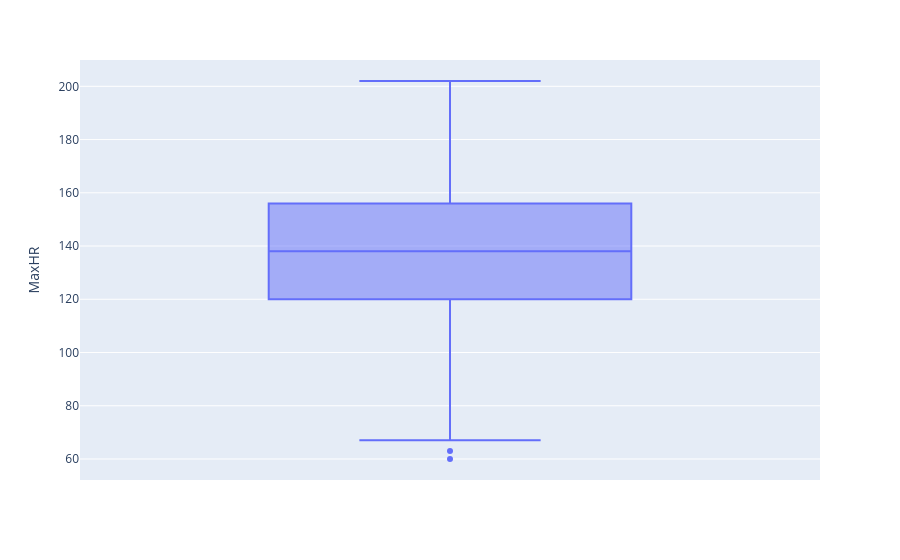

Here is the notebook cell this chart was saved with:
### Code cell
px.box(dados2, y='MaxHR')

### Figure 1 — Plotly figure (JSON) as saved in the notebook; plotly's stock layout.template omitted (floating-point values rounded to 4 significant figures; data arrays with more than 128 entries replaced by an {"elided": "..."} marker saying what was removed)
{"data": [{"alignmentgroup": "True", "hovertemplate": "MaxHR=%{y}<extra></extra>", "legendgroup": "", "marker": {"color": "#636efa"}, "name": "", "notched": false, "offsetgroup": "", "orientation": "v", "showlegend": false, "type": "box", "x0": " ", "xaxis": "x", "y": {"elided": "917 int values"}, "y0": " ", "yaxis": "y"}], "layout": {"boxmode": "group", "legend": {"tracegroupgap": 0}, "margin": {"t": 60}, "xaxis": {"anchor": "y", "domain": [0, 1]}, "yaxis": {"anchor": "x", "domain": [0, 1], "title": {"text": "MaxHR"}}}}
